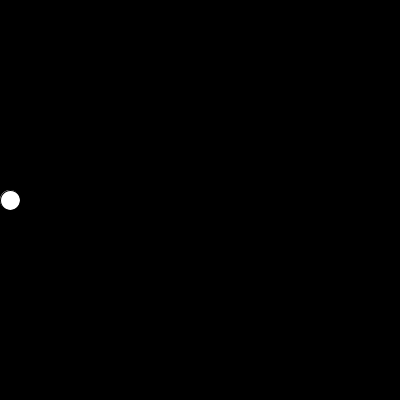
Frame 1 (no input)
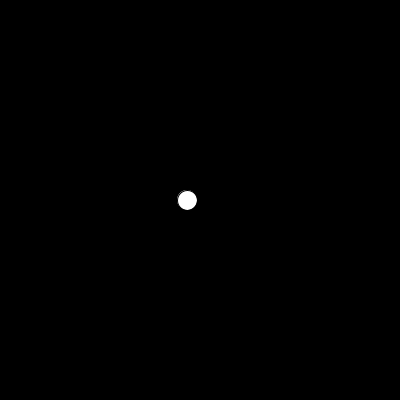
Frame 60 (the mouse pressed at the canvas centre just before this capture)
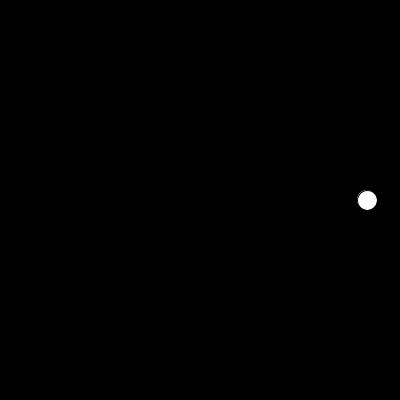
Frame 120 (the mouse held since frame 60 and released just before this capture)

The Processing sketch that drew these frames (run headless with seeded random() and noise(); from frame 60 on, the mouse is pressed at the canvas centre):

// Processing sketch: pelota
// ── pelota.pde
int x=10;
int velx=3;
int diametro=20;

void setup() {
 size (400,400);
 background(0);
 fill (255);
  
}

void draw() {
background (0);  
ellipse (x,height/2,diametro,diametro);
if (x<(diametro/2)) {velx=-velx;}
if (x>width-(diametro/2)) {velx=-velx;}
x=x+velx;
}
